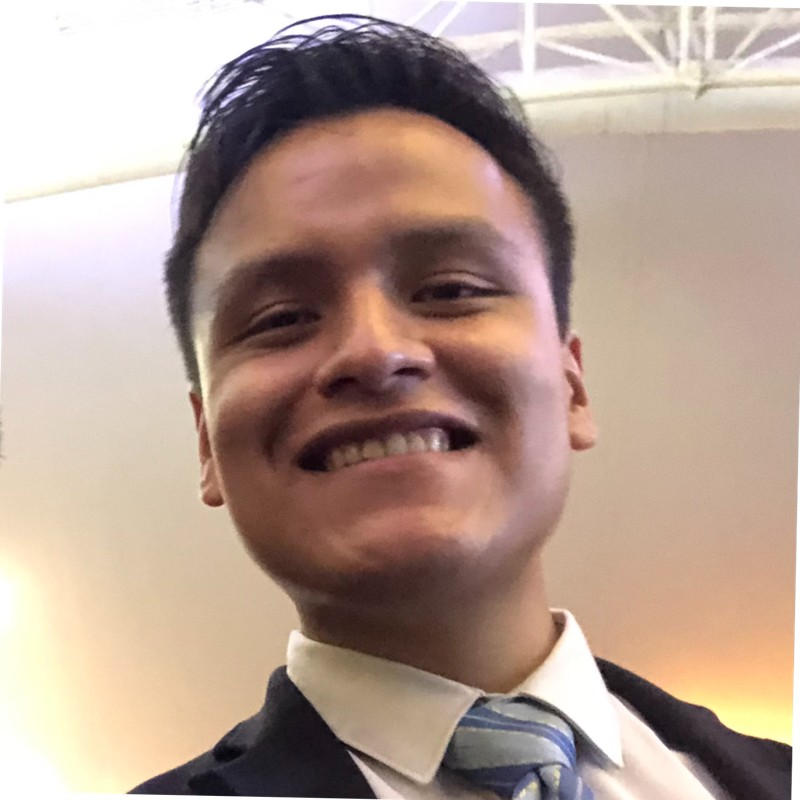
%> input picture src/25_Object/foto.jpg, 800 x 800 px
$ octave --eval "result = getUtilPixels(imread('foto.jpg'));"   (GNU Octave 9; MATLAB toolbox functions it lacks are replaced by stand-ins)
%> lines starting %> are read from the running program, lines starting %| are printed output that depends on the picture; in (x1, y1, x2, y2) boxes, pixels count from 0 and x2, y2 are one past the last pixel; in counts of white or black regions, pixels touching at a corner belong together; the program's own positions count from 1
% [18 lines of commented-out code are left out]


function [filled, newImg] = getUtilPixels(img)
    EE = [0 1 0
    1 1 1
    0 1 0];
    image_gray = rgb2gray(img);
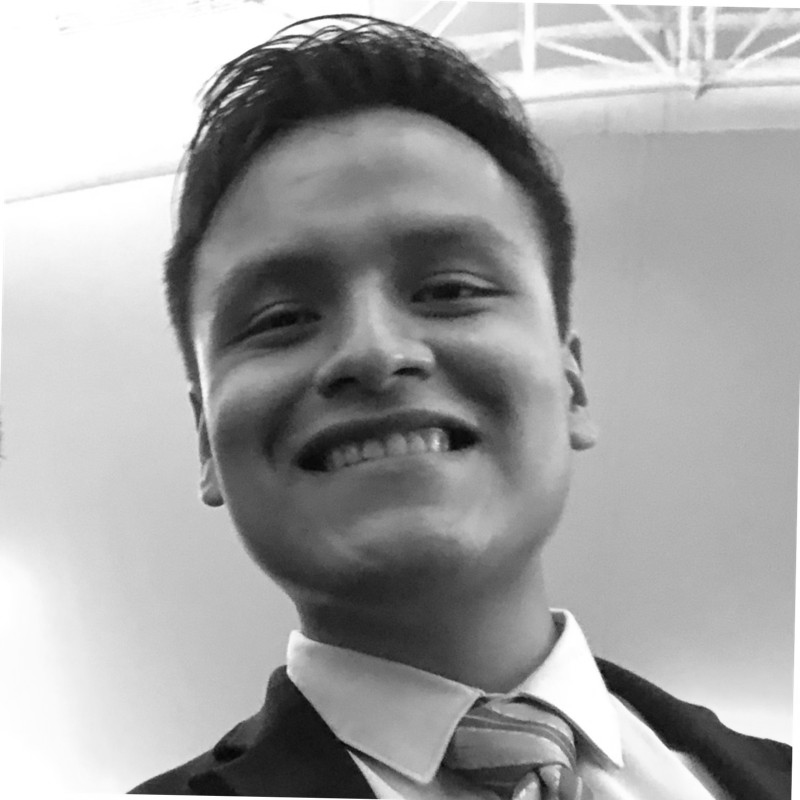
%> image_gray: size 800x800 uint8; min 4, max 255, mean 163
    image_bordered = edge(image_gray, "Canny", [0.35 0.5]);
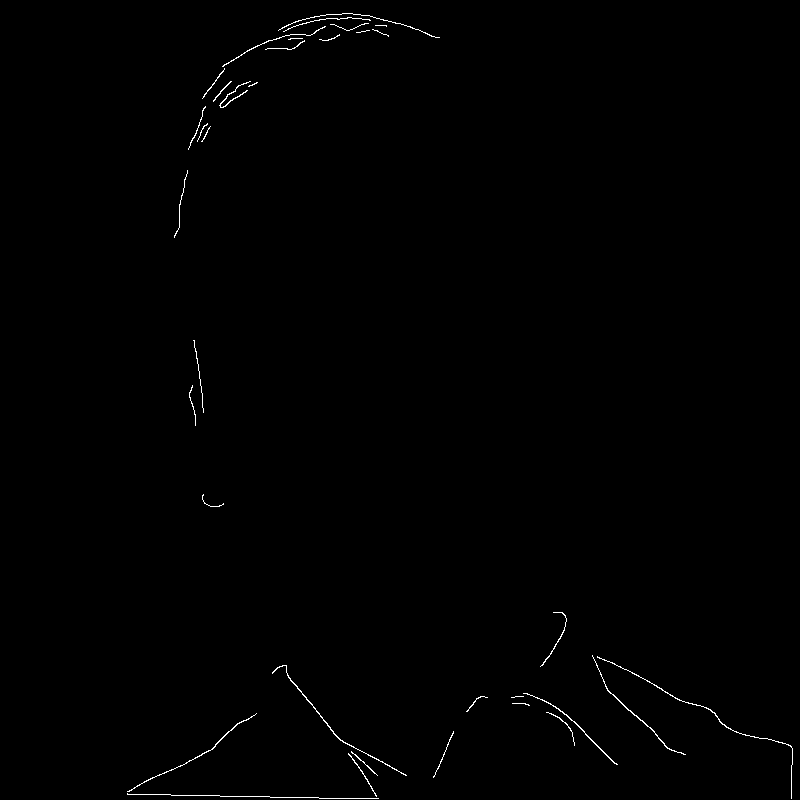
%> image_bordered: size 800x800 logical; 0.44% white in thin lines or dots, all inside (x1, y1, x2, y2) = (127, 13, 793, 799)
    dilated = imdilate(image_bordered,EE);
%> dilated: size 800x800 logical; 1.1% white; 24 white regions, largest, box (x1, y1, x2, y2) and area: (126, 712, 380, 800) 1467, (277, 12, 441, 39) 896, (596, 655, 794, 800) 805
    dilated = imdilate(dilated,EE);
%> dilated: size 800x800 logical; 1.8% white; 17 white regions, largest, box (x1, y1, x2, y2) and area: (125, 663, 409, 800) 3185, (200, 11, 442, 101) 2655, (590, 653, 795, 800) 1961
    dilated = imdilate(dilated,EE);
%> dilated: size 800x800 logical; 2.5% white; 13 white regions, largest, box (x1, y1, x2, y2) and area: (124, 662, 410, 800) 4291, (199, 10, 443, 102) 3660, (589, 652, 796, 800) 2700
    dilated = imdilate(dilated,EE);
%> dilated: size 800x800 logical; 3.1% white; 12 white regions, largest, box (x1, y1, x2, y2) and area: (123, 661, 411, 800) 5323, (198, 9, 444, 103) 4431, (588, 651, 797, 800) 3437
    dilated = imdilate(dilated,EE);
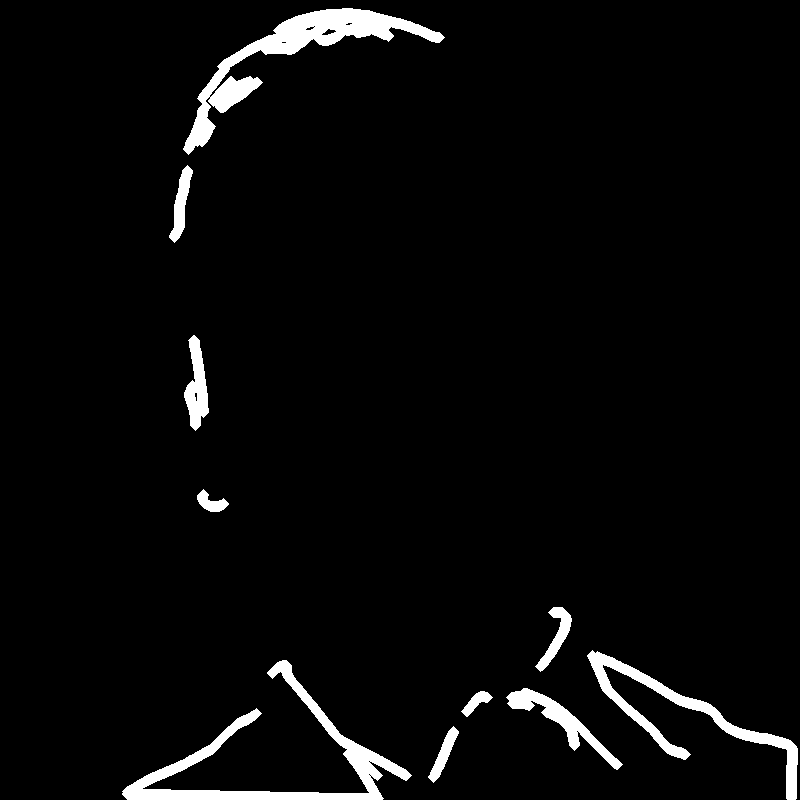
%> dilated: size 800x800 logical; 3.7% white; 10 white regions, largest, box (x1, y1, x2, y2) and area: (183, 8, 445, 155) 6939, (122, 660, 412, 800) 6281, (587, 650, 798, 800) 4172
    dilated = imdilate(dilated,EE);
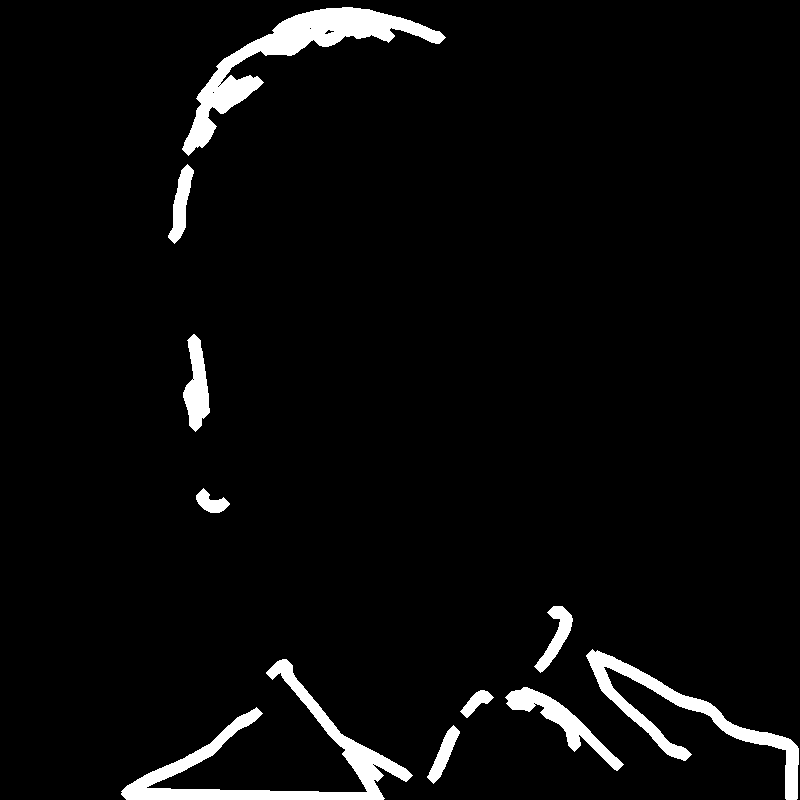
%> dilated: size 800x800 logical; 4.2% white; 10 white regions, largest, box (x1, y1, x2, y2) and area: (182, 7, 446, 156) 7753, (121, 659, 413, 800) 7172, (586, 649, 799, 800) 4904
    dilated = imdilate(dilated,EE);
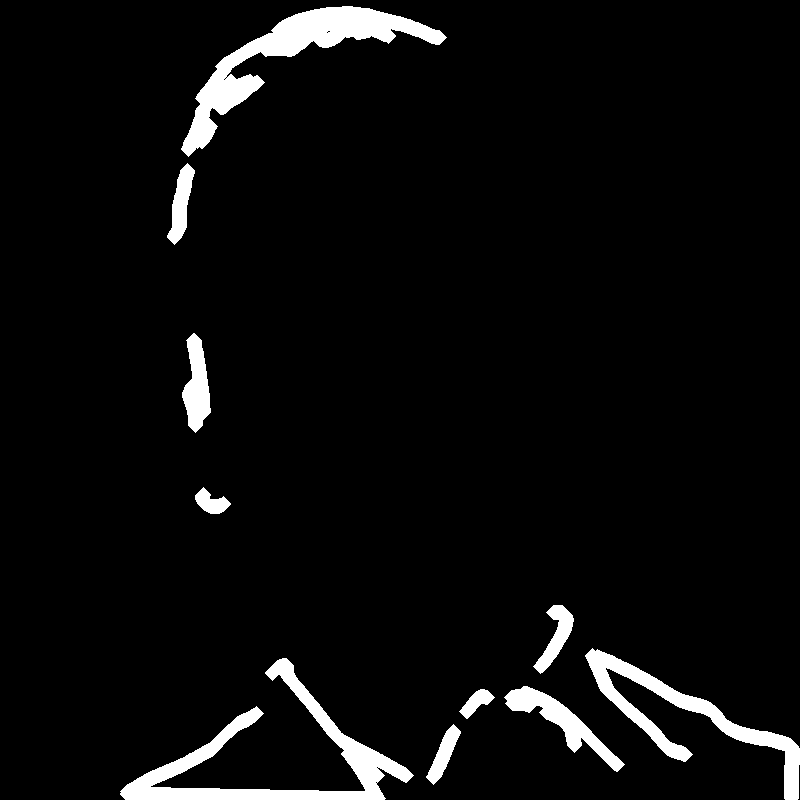
%> dilated: size 800x800 logical; 4.8% white; 10 white regions, largest, box (x1, y1, x2, y2) and area: (181, 6, 447, 157) 8490, (120, 658, 414, 800) 8042, (585, 648, 800, 800) 5636
    filled = imfill(dilated, "holes");
%> filled: size 800x800 logical; 4.8% white; 10 white regions, largest, box (x1, y1, x2, y2) and area: (181, 6, 447, 157) 8496, (120, 658, 414, 800) 8044, (585, 648, 800, 800) 5636
    image_bordered = edge(filled, "Prewitt");
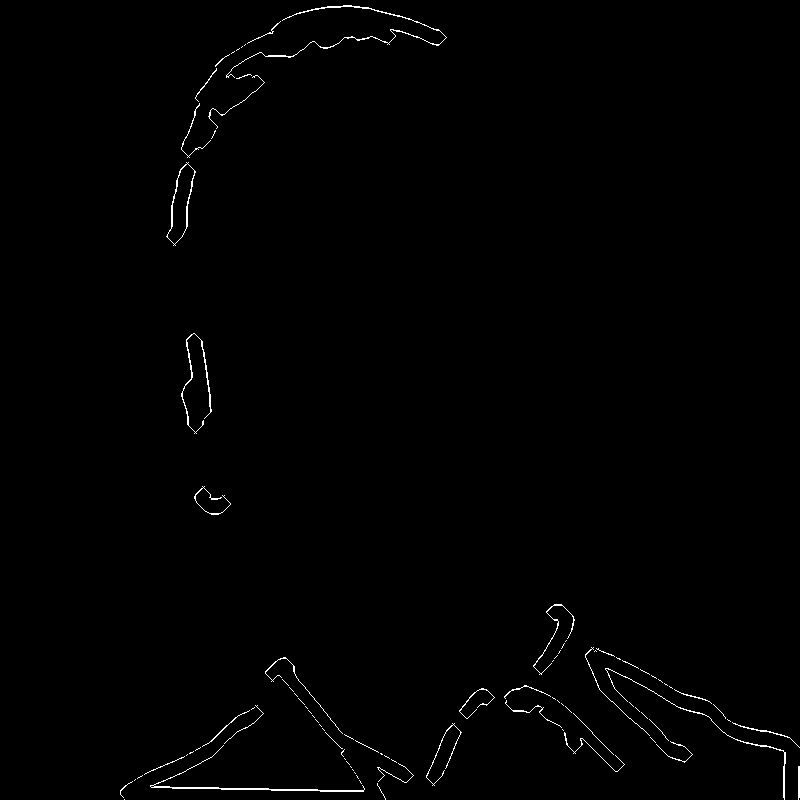
%> image_bordered: size 800x800 logical; 0.67% white in thin lines or dots, all inside (x1, y1, x2, y2) = (120, 5, 800, 800)
    newImg = bwmorph(image_bordered, "thin", Inf);
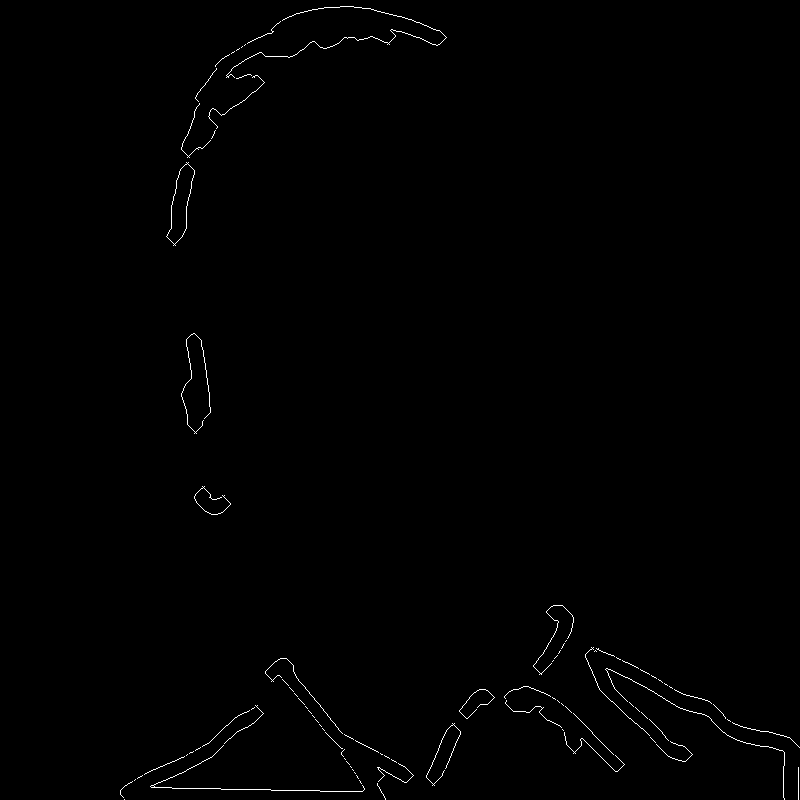
%> newImg: size 800x800 logical; 0.51% white in thin lines or dots, all inside (x1, y1, x2, y2) = (120, 6, 800, 800)
end
